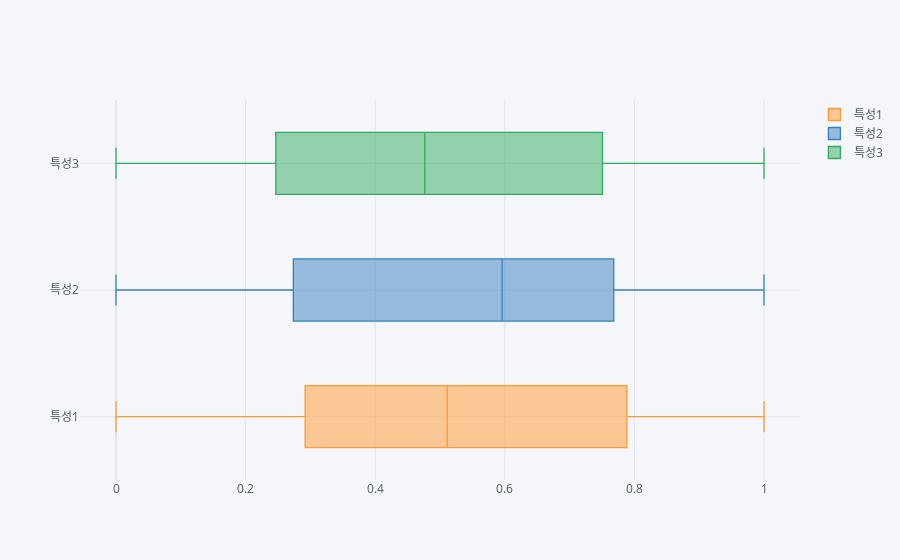

Notebook cell for this chart:
### Code cell
X_scaled_df.iplot(kind='box', orientation='h')
